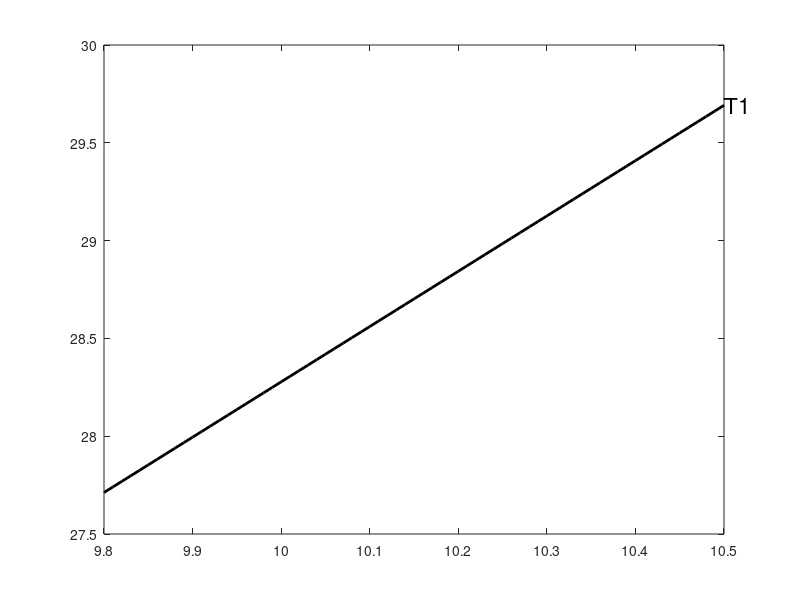

This chart was generated by the following MATLAB code:

% plot the transects on top of the long profile map
angles = linspace(0.025, 0.5*pi, 25);
radius = 5;
CenterX = 5;
CenterY = 5;
x1 = radius * cos(angles) + CenterX;
y1 = radius * sin(angles) + CenterY;

angles = linspace(0.25*pi, 0.55*pi, 25);
radius = 30;
CenterX = 15;
CenterY = 5;
x2 = radius * cos(angles) + CenterX;
y2 = radius * sin(angles) + CenterY;

idx = [10, 14, 20, 24];
textIdx = {'T4', 'T3', 'T2', 'T1'};

for a = 1:length(idx)

    id = idx(a);
    xIn = [x1(id), x2(id); 0, 0]';
    yIn = [y1(id); y2(id)];

    [b,bint,r,rint,stats] = regress(yIn,xIn); % Run the regression
    Acoeff = b(2,1); % Pull out the a coefficient in log
    Bcoeff  = b(1,1); % Pull out the b coefficient in log

    % & plot of pre-diversion data
    if idx(a) == 10
        xvalues = [22.9:0.01:23.25];
    elseif idx(a) == 14
        xvalues = [19:0.01:19.2];
    elseif idx(a) == 20
        xvalues = [13.5:0.01:13.65];
    elseif idx(a) == 24
        xvalues = [9.8:0.01:10.5];
    end

    curvefit1 = Bcoeff.*xvalues+Acoeff; % Produce data
    plot(xvalues,curvefit1, 'color', 'k', 'linestyle','-','linewidth',2);
    if a~=1
        ts = text( [xvalues(end)], [curvefit1(end)], char(textIdx(a)), 'FontSize',16);
    else
        ts = text( [23.25], [26.57], char(textIdx(a)), 'FontSize',16);
    end



end















